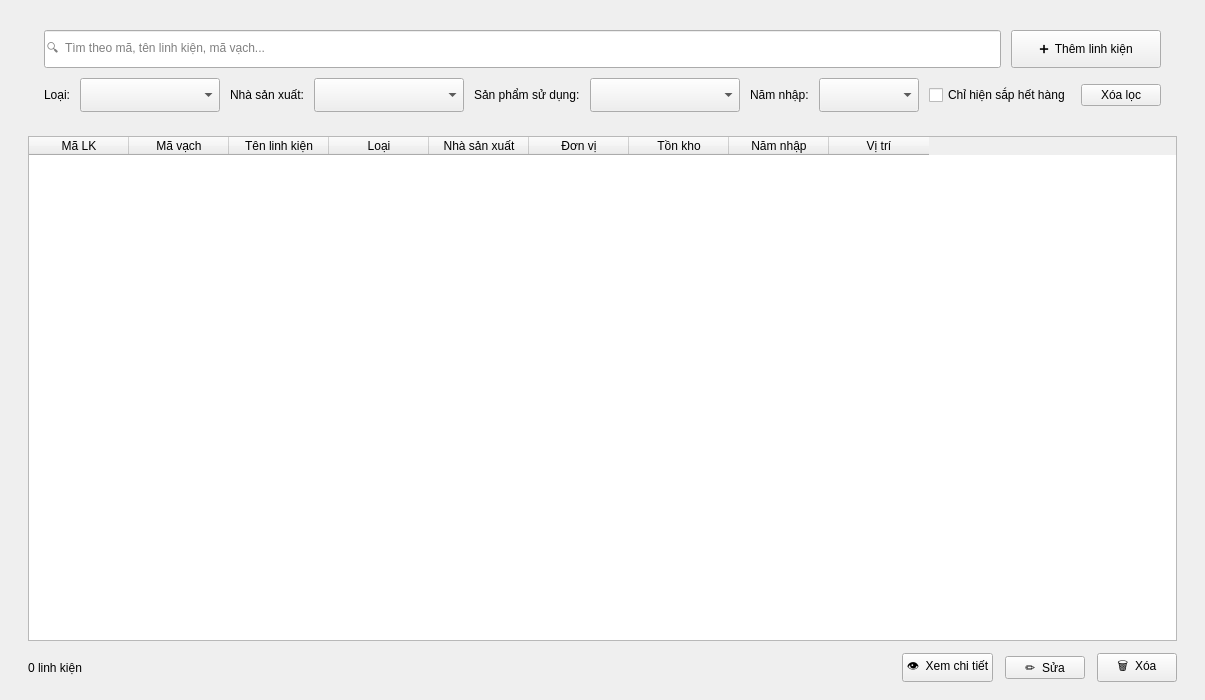
<?xml version="1.0" encoding="UTF-8"?>
<ui version="4.0">
 <class>ComponentListPage</class>
 <widget class="QWidget" name="ComponentListPage">
  <property name="geometry"><rect><x>0</x><y>0</y><width>1000</width><height>700</height></rect></property>
  <layout class="QVBoxLayout" name="mainLayout">
   <property name="leftMargin"><number>28</number></property>
   <property name="topMargin"><number>18</number></property>
   <property name="rightMargin"><number>28</number></property>
   <property name="bottomMargin"><number>18</number></property>
   <property name="spacing"><number>12</number></property>
   <item>
    <widget class="QFrame" name="filterFrame">
     <layout class="QVBoxLayout" name="filterOuterLayout">
      <property name="leftMargin"><number>16</number></property>
      <property name="topMargin"><number>12</number></property>
      <property name="rightMargin"><number>16</number></property>
      <property name="bottomMargin"><number>12</number></property>
      <property name="spacing"><number>10</number></property>
      <item>
       <layout class="QHBoxLayout" name="searchRowLayout">
        <item>
         <widget class="QLineEdit" name="txtSearch">
          <property name="minimumSize"><size><width>0</width><height>38</height></size></property>
          <property name="placeholderText"><string>🔍  Tìm theo mã, tên linh kiện, mã vạch...</string></property>
         </widget>
        </item>
        <item>
         <widget class="QPushButton" name="btnAddComponent">
          <property name="minimumSize"><size><width>150</width><height>38</height></size></property>
          <property name="cursor"><cursorShape>PointingHandCursor</cursorShape></property>
          <property name="text"><string>➕  Thêm linh kiện</string></property>
          <property name="objectName" stdset="0"><string notr="true">accentButton</string></property>
         </widget>
        </item>
       </layout>
      </item>
      <item>
       <layout class="QHBoxLayout" name="filterRowLayout">
        <property name="spacing"><number>10</number></property>
        <item>
         <widget class="QLabel" name="lblFilterCategory">
          <property name="text"><string>Loại:</string></property>
         </widget>
        </item>
        <item>
         <widget class="QComboBox" name="cboFilterCategory">
          <property name="minimumSize"><size><width>140</width><height>34</height></size></property>
         </widget>
        </item>
        <item>
         <widget class="QLabel" name="lblFilterManufacturer">
          <property name="text"><string>Nhà sản xuất:</string></property>
         </widget>
        </item>
        <item>
         <widget class="QComboBox" name="cboFilterManufacturer">
          <property name="minimumSize"><size><width>150</width><height>34</height></size></property>
         </widget>
        </item>
        <item>
         <widget class="QLabel" name="lblFilterProduct">
          <property name="text"><string>Sản phẩm sử dụng:</string></property>
         </widget>
        </item>
        <item>
         <widget class="QComboBox" name="cboFilterProduct">
          <property name="minimumSize"><size><width>150</width><height>34</height></size></property>
         </widget>
        </item>
        <item>
         <widget class="QLabel" name="lblFilterYear">
          <property name="text"><string>Năm nhập:</string></property>
         </widget>
        </item>
        <item>
         <widget class="QComboBox" name="cboFilterYear">
          <property name="minimumSize"><size><width>100</width><height>34</height></size></property>
         </widget>
        </item>
        <item>
         <widget class="QCheckBox" name="chkLowStockOnly">
          <property name="text"><string>Chỉ hiện sắp hết hàng</string></property>
         </widget>
        </item>
        <item>
         <spacer name="filterSpacer">
          <property name="orientation"><enum>Qt::Horizontal</enum></property>
          <property name="sizeHint"><size><width>40</width><height>20</height></size></property>
         </spacer>
        </item>
        <item>
         <widget class="QPushButton" name="btnClearFilter">
          <property name="text"><string>Xóa lọc</string></property>
          <property name="cursor"><cursorShape>PointingHandCursor</cursorShape></property>
         </widget>
        </item>
       </layout>
      </item>
     </layout>
    </widget>
   </item>
   <item>
    <widget class="QTableWidget" name="tblComponents">
     <property name="editTriggers"><set>QAbstractItemView::NoEditTriggers</set></property>
     <property name="selectionBehavior"><enum>QAbstractItemView::SelectRows</enum></property>
     <property name="selectionMode"><enum>QAbstractItemView::SingleSelection</enum></property>
     <property name="alternatingRowColors"><bool>true</bool></property>
     <property name="sortingEnabled"><bool>true</bool></property>
     <attribute name="horizontalHeaderStretchLastSection"><bool>false</bool></attribute>
     <column><property name="text"><string>Mã LK</string></property></column>
     <column><property name="text"><string>Mã vạch</string></property></column>
     <column><property name="text"><string>Tên linh kiện</string></property></column>
     <column><property name="text"><string>Loại</string></property></column>
     <column><property name="text"><string>Nhà sản xuất</string></property></column>
     <column><property name="text"><string>Đơn vị</string></property></column>
     <column><property name="text"><string>Tồn kho</string></property></column>
     <column><property name="text"><string>Năm nhập</string></property></column>
     <column><property name="text"><string>Vị trí</string></property></column>
    </widget>
   </item>
   <item>
    <layout class="QHBoxLayout" name="footerLayout">
     <item>
      <widget class="QLabel" name="lblResultCount">
       <property name="text"><string>0 linh kiện</string></property>
      </widget>
     </item>
     <item>
      <spacer name="footerSpacer">
       <property name="orientation"><enum>Qt::Horizontal</enum></property>
       <property name="sizeHint"><size><width>40</width><height>20</height></size></property>
      </spacer>
     </item>
     <item>
      <widget class="QPushButton" name="btnViewDetail">
       <property name="text"><string>👁  Xem chi tiết</string></property>
       <property name="cursor"><cursorShape>PointingHandCursor</cursorShape></property>
      </widget>
     </item>
     <item>
      <widget class="QPushButton" name="btnEditComponent">
       <property name="text"><string>✏️  Sửa</string></property>
       <property name="cursor"><cursorShape>PointingHandCursor</cursorShape></property>
      </widget>
     </item>
     <item>
      <widget class="QPushButton" name="btnDeleteComponent">
       <property name="text"><string>🗑  Xóa</string></property>
       <property name="cursor"><cursorShape>PointingHandCursor</cursorShape></property>
       <property name="objectName" stdset="0"><string notr="true">dangerButton</string></property>
      </widget>
     </item>
    </layout>
   </item>
  </layout>
 </widget>
 <resources/>
 <connections/>
</ui>
